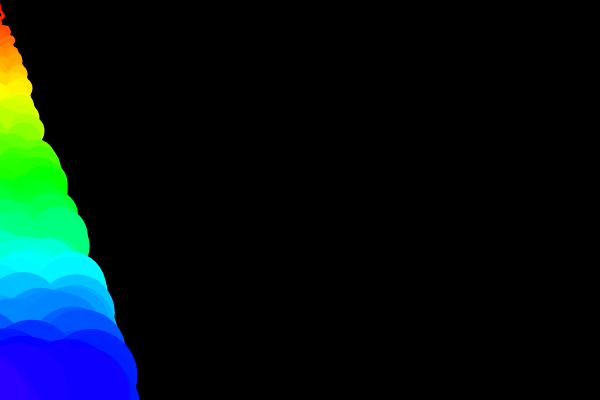
Frame 1 (no input)
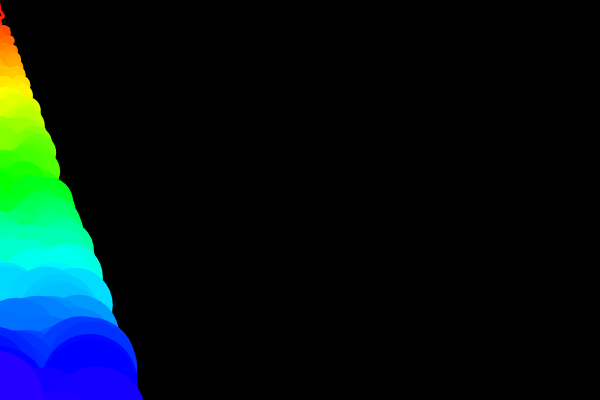
Frame 60 (no input)
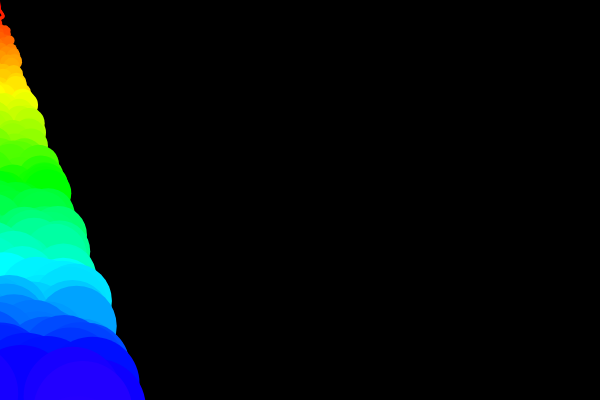
Frame 120 (the mouse pressed at the canvas centre since frame 60)

The p5.js sketch that drew these frames (run headless with seeded random() and noise() and a simulated clock; from frame 60 on, the mouse is pressed at the canvas centre):

// p5.js sketch
// ── sketch.js
var time = 0;
var slider = null;

function setup() {
	createCanvas(600, 400);
	translate(width / 2, 0);
	background(0);
	slider = createSlider(0, 10000);
}

function draw() {
	colorMode(RGB);
	background(0);

	time += 0.05;
	//time = slider.value();

	for (var i = 0; i < 1000; i++) {
		drawDot(time * 0.01, i * 0.1);
	}
}

function drawDot(time, offset) {
	colorMode(HSB);
	noStroke();
	fill(time + offset * 2.5, 255, 255);
	ellipse(a(time + offset), b(time + offset), offset, offset);
}

function a(t) {
	return cos(t * sin(t)) * t;
}

function b(t) {
	return sin(t * cos(t)) * t + 5 * t;
}
